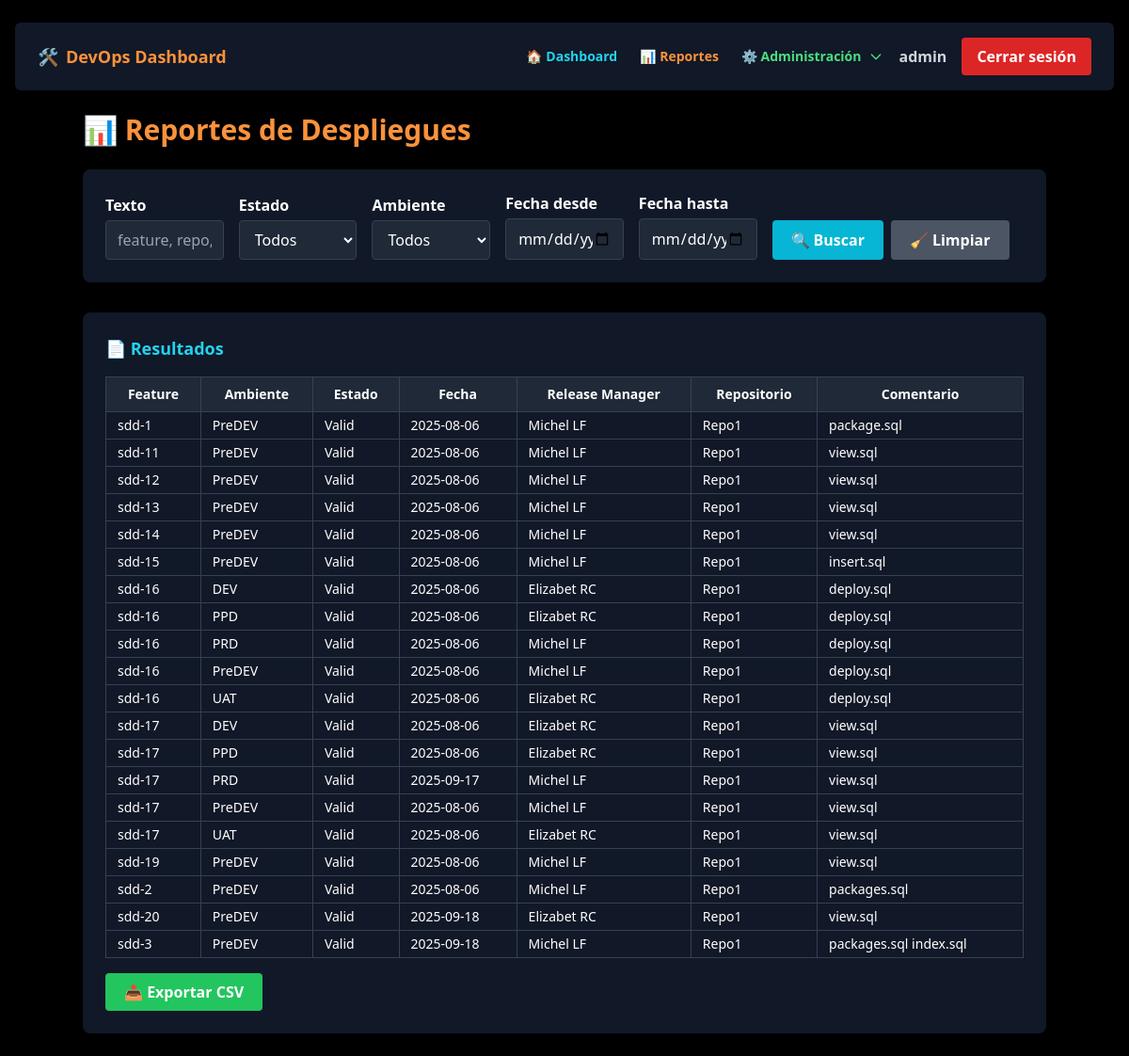
The app's page /reports (signed in), older data.
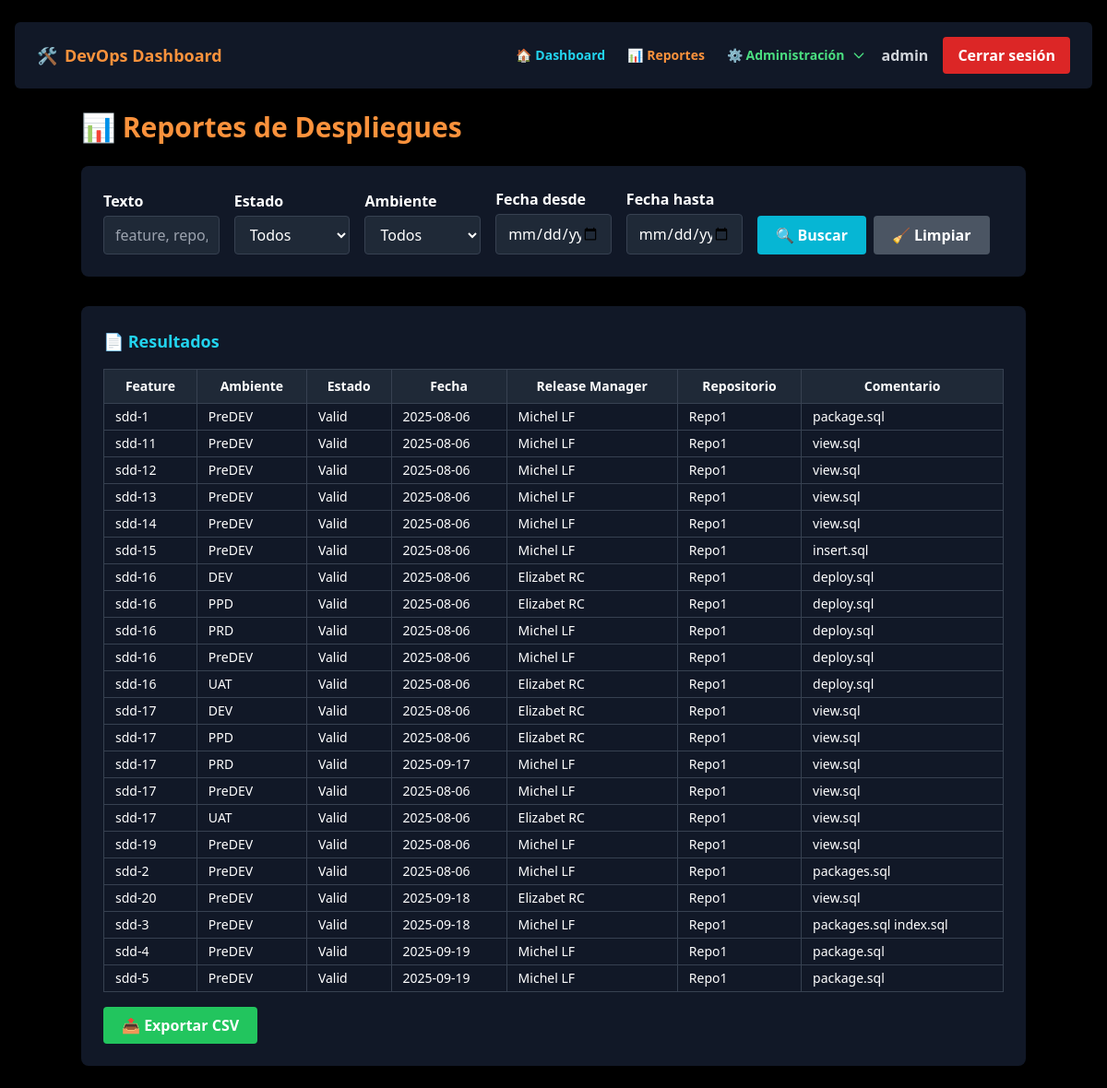
The same page, newer data.
### tables this page shows
CREATE TABLE deployments (
    id INTEGER PRIMARY KEY AUTOINCREMENT,
    feature_id INTEGER NOT NULL,
    ambiente TEXT,
    estado TEXT,
    fecha TEXT,
    release_manager TEXT,
    UNIQUE(feature_id, ambiente),
    FOREIGN KEY(feature_id) REFERENCES features(id)
);

CREATE TABLE "features" (
            id INTEGER PRIMARY KEY AUTOINCREMENT,
            product_id INTEGER NOT NULL,
            name TEXT NOT NULL,
            repositorio TEXT,
            master TEXT,
            UNIQUE(name, repositorio),
            FOREIGN KEY (product_id) REFERENCES products(id)
        );

### app.py (the view)
@app.route("/reports", methods=["GET"])
@login_required
def reports():
    filtro = request.args.get("filtro", "").strip()
    filter_estado = request.args.get("filter_estado", "")
    filter_ambiente = request.args.get("filter_ambiente", "")
    start_date = request.args.get("start_date", "")
    end_date = request.args.get("end_date", "")
    rows = get_all_features()
    def within_date_range(row):
        if not row["fecha"]:
            return False
        row_date = datetime.strptime(row["fecha"], "%Y-%m-%d")
        if start_date:
            if row_date < datetime.strptime(start_date, "%Y-%m-%d"):
                return False
        if end_date:
            if row_date > datetime.strptime(end_date, "%Y-%m-%d"):
                return False
        return True
    filtered_deployments = [
        r for r in rows
        if (not filtro or
            filtro.lower() in r["name"].lower() or
            filtro.lower() in r["repositorio"].lower() or
            filtro.lower() in (r["estado"] or "").lower())
        and (not filter_estado or r["estado"] == filter_estado)
        and (not filter_ambiente or r["ambiente"] == filter_ambiente)
        and within_date_range(r)
    ]
    return render_template("reports.html",
                           filtered_deployments=filtered_deployments,
                           ambiente_options=ambiente_options,
                           estado_options=estado_options,
                           filtro=filtro,
                           filter_estado=filter_estado,
                           filter_ambiente=filter_ambiente,
                           start_date=start_date,
                           end_date=end_date)

### app.py (called while the page is built)
def login_required(f):
    @wraps(f)
    def decorated_function(*args, **kwargs):
        if 'user_id' not in session:
            return redirect(url_for('login'))
        return f(*args, **kwargs)
    return decorated_function

### model.py (called while the page is built, shortened)
def get_db_connection():
    conn = sqlite3.connect(DB_NAME)
    conn.row_factory = sqlite3.Row
    return conn

def get_all_features(filtro=None):
    conn = get_db_connection()
    cursor = conn.cursor()
    query = '''
        SELECT
            f.id AS feature_id,
            f.name,
            f.repositorio,
            f.master,
            p.name AS type,
            s.name AS application,
            t.name AS tenancy,
            d.ambiente,
            d.estado,
            d.fecha,
            d.release_manager
        FROM features f
        JOIN products p ON f.product_id = p.id
        JOIN solutions s ON p.solution_id = s.id
        JOIN tenants t ON s.tenant_id = t.id
        LEFT JOIN deployments d ON f.id = d.feature_id
    '''
    params = []
    query += ' ORDER BY f.name, d.ambiente'
    cursor.execute(query, params)
    rows = cursor.fetchall()
    conn.close()
    return rows

### templates/reports.html (shortened to what this page needs)
<!DOCTYPE html>
<html lang="en">
<head>
  <script src="https://cdn.tailwindcss.com"></script>
</head>
<body class="bg-black text-white px-4 py-6">
<header x-data="{ open: false }" class="sticky top-0 z-50 bg-black mb-6">
  <div class="flex justify-between items-center py-4 px-4 md:px-6 bg-gray-900 rounded-md">
    <div class="text-lg font-bold text-orange-400 flex items-center gap-2">
      <span>🛠</span> <span>DevOps Dashboard</span>
    </div>
    <div class="hidden md:flex items-center space-x-4">
      <nav class="flex space-x-6 text-sm items-center">
        <a href="/" class="text-cyan-400 hover:text-cyan-300 font-semibold flex items-center gap-1">🏠 <span>Dashboard</span></a>
        <a href="/reports" class="text-orange-400 hover:text-orange-300 font-semibold flex items-center gap-1">📊 <span>Reportes</span></a>
        {% if session['role'] == 'admin' %}
        <div x-data="{ adminOpen: false }" class="relative">
          <button @mouseenter="adminOpen = true" @mouseleave="adminOpen = false"
                  @click="adminOpen = !adminOpen"
                  class="text-green-400 hover:text-green-300 font-semibold flex items-center gap-1 focus:outline-none">
            <span>⚙️ Administración</span>
            <svg class="w-4 h-4 ml-1" fill="none" stroke="currentColor" viewBox="0 0 24 24">
              <path stroke-linecap="round" stroke-linejoin="round" stroke-width="2" d="M19 9l-7 7-7-7"/>
            </svg>
          </button>
        </div>
        {% endif %}
      </nav>
      <span class="text-gray-300 font-semibold">{{ session['username'] }}</span>
      <a href="{{ url_for('logout') }}"
         class="ml-2 bg-red-600 hover:bg-red-700 text-white font-semibold px-4 py-2 rounded transition">
        Cerrar sesión
      </a>
    </div>
  </div>
</header>
<div class="max-w-5xl mx-auto">
  <h1 class="text-3xl font-bold text-orange-400 mb-6">📊 Reportes de Despliegues</h1>
<div class="bg-gray-900 p-6 rounded-lg shadow-lg mb-8">
  <form method="GET" action="/reports">
    <div class="grid md:grid-cols-7 gap-4 items-end">
      <div class="col-span-1">
        <label class="font-semibold block mb-1">Texto</label>
        <input type="text" name="filtro" value="{{ filtro }}"
               class="w-full bg-gray-800 border border-gray-700 rounded px-3 py-2"
               placeholder="feature, repo, estado...">
      </div>
      <div class="col-span-1">
        <label class="font-semibold block mb-1">Estado</label>
        <select name="filter_estado"
                class="w-full bg-gray-800 border border-gray-700 rounded px-3 py-2">
          <option value="">Todos</option>
        </select>
      </div>
      <div class="col-span-1">
        <label class="font-semibold block mb-1">Ambiente</label>
        <select name="filter_ambiente"
                class="w-full bg-gray-800 border border-gray-700 rounded px-3 py-2">
          <option value="">Todos</option>
        </select>
      </div>
      <div class="col-span-1">
        <label class="font-semibold block mb-1">Fecha desde</label>
        <input type="date" name="start_date" value="{{ start_date }}"
               class="w-full bg-gray-800 border border-gray-700 rounded px-3 py-2">
      </div>
      <div class="col-span-1">
        <label class="font-semibold block mb-1">Fecha hasta</label>
        <input type="date" name="end_date" value="{{ end_date }}"
               class="w-full bg-gray-800 border border-gray-700 rounded px-3 py-2">
      </div>
      <div class="col-span-2 flex gap-2">
        <button type="submit"
                class="flex items-center gap-1 bg-cyan-500 hover:bg-cyan-600 text-white font-semibold px-5 h-[42px] rounded">
          <span>🔍</span>
          <span>Buscar</span>
        </button>
        <a href="/reports"
           class="flex items-center gap-1 bg-gray-600 hover:bg-gray-700 text-white font-semibold px-5 h-[42px] rounded">
          <span>🧹</span>
          <span>Limpiar</span>
        </a>
      </div>
    </div>
  </form>
</div>
  {% if filtered_deployments %}
  <div class="bg-gray-900 p-6 rounded-lg shadow-lg">
    <h2 class="text-cyan-400 text-lg font-semibold mb-4">📄 Resultados</h2>
    <div class="overflow-x-auto">
      <table id="filteredTable" class="w-full text-sm table-auto">
        <thead>
          <tr class="bg-gray-800">
            <th class="px-3 py-2 border border-gray-700">Feature</th>
            <th class="px-3 py-2 border border-gray-700">Ambiente</th>
            <th class="px-3 py-2 border border-gray-700">Estado</th>
            <th class="px-3 py-2 border border-gray-700">Fecha</th>
            <th class="px-3 py-2 border border-gray-700">Release Manager</th>
            <th class="px-3 py-2 border border-gray-700">Repositorio</th>
            <th class="px-3 py-2 border border-gray-700">Comentario</th>
          </tr>
        </thead>
        <tbody>
          {% for row in filtered_deployments %}
          <tr>
            <td class="border border-gray-700 px-3 py-1">{{ row.name }}</td>
            <td class="border border-gray-700 px-3 py-1">{{ row.ambiente }}</td>
            <td class="border border-gray-700 px-3 py-1">{{ row.estado }}</td>
            <td class="border border-gray-700 px-3 py-1">{{ row.fecha or '-' }}</td>
            <td class="border border-gray-700 px-3 py-1">{{ row.release_manager or '-' }}</td>
            <td class="border border-gray-700 px-3 py-1">{{ row.repositorio }}</td>
            <td class="border border-gray-700 px-3 py-1">{{ row.master or '-' }}</td>
          </tr>
          {% endfor %}
        </tbody>
      </table>
    </div>
    <button onclick="exportFilteredCSV()"
            class="mt-4 bg-green-500 hover:bg-green-600 text-white font-semibold px-5 py-2 rounded">
      📤 Exportar CSV
    </button>
  </div>
  {% else %}
  <p class="text-gray-400 italic mt-6">No se encontraron resultados.</p>
  {% endif %}
</div>
</body>
</html>

Row changes from the older to the newer data that the page shows:
added deployments: name "sdd-4", ambiente "PreDEV", estado "Valid", fecha "2025-09-19", release_manager "Michel LF", repositorio "Repo1", master "package.sql"
added deployments: name "sdd-5", ambiente "PreDEV", estado "Valid", fecha "2025-09-19", release_manager "Michel LF", repositorio "Repo1", master "package.sql"
